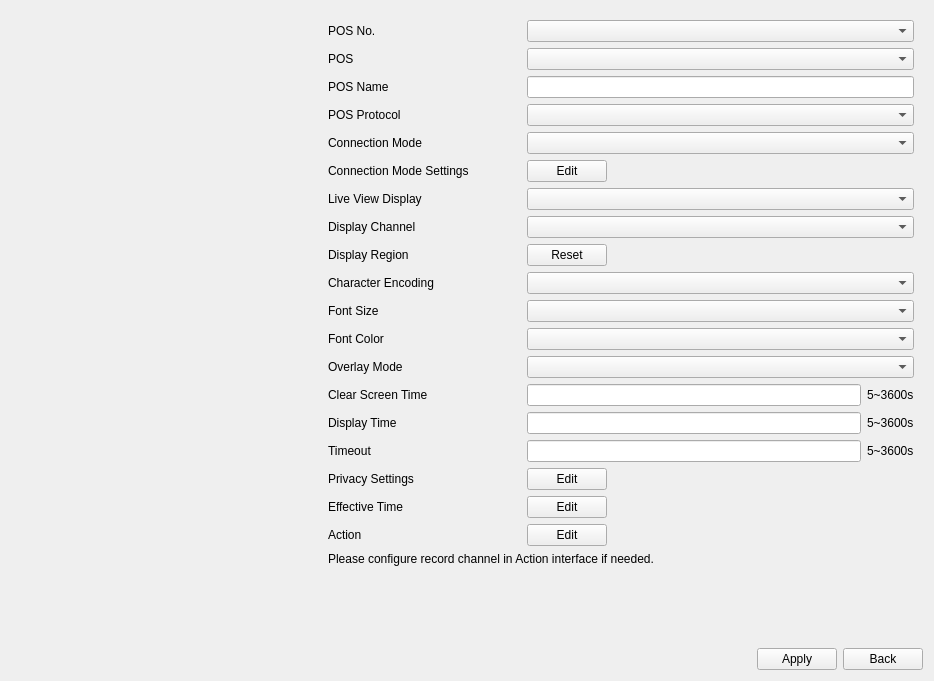
<?xml version="1.0" encoding="UTF-8"?>
<ui version="4.0">
 <class>PosSettings</class>
 <widget class="QWidget" name="PosSettings">
  <property name="geometry">
   <rect>
    <x>0</x>
    <y>0</y>
    <width>934</width>
    <height>681</height>
   </rect>
  </property>
  <property name="windowTitle">
   <string>Form</string>
  </property>
  <layout class="QVBoxLayout" name="verticalLayout_3">
   <item>
    <layout class="QHBoxLayout" name="horizontalLayout">
     <item>
      <widget class="QWidget" name="widgetLeft" native="true">
       <property name="sizePolicy">
        <sizepolicy hsizetype="Preferred" vsizetype="Expanding">
         <horstretch>1</horstretch>
         <verstretch>0</verstretch>
        </sizepolicy>
       </property>
       <layout class="QVBoxLayout" name="verticalLayout">
        <item>
         <widget class="CommonVideo" name="video" native="true"/>
        </item>
        <item>
         <widget class="QWidget" name="widget_3" native="true">
          <property name="sizePolicy">
           <sizepolicy hsizetype="Preferred" vsizetype="Preferred">
            <horstretch>1</horstretch>
            <verstretch>0</verstretch>
           </sizepolicy>
          </property>
         </widget>
        </item>
       </layout>
      </widget>
     </item>
     <item>
      <widget class="QWidget" name="widgetRight" native="true">
       <property name="sizePolicy">
        <sizepolicy hsizetype="Preferred" vsizetype="Preferred">
         <horstretch>2</horstretch>
         <verstretch>0</verstretch>
        </sizepolicy>
       </property>
       <layout class="QVBoxLayout" name="verticalLayout_2">
        <item>
         <widget class="QWidget" name="widgetSettings" native="true">
          <property name="sizePolicy">
           <sizepolicy hsizetype="Preferred" vsizetype="Preferred">
            <horstretch>2</horstretch>
            <verstretch>0</verstretch>
           </sizepolicy>
          </property>
          <layout class="QGridLayout" name="gridLayout">
           <property name="leftMargin">
            <number>0</number>
           </property>
           <property name="topMargin">
            <number>0</number>
           </property>
           <property name="rightMargin">
            <number>0</number>
           </property>
           <property name="bottomMargin">
            <number>0</number>
           </property>
           <item row="1" column="0">
            <widget class="QLabel" name="labelPos">
             <property name="sizePolicy">
              <sizepolicy hsizetype="Preferred" vsizetype="Preferred">
               <horstretch>1</horstretch>
               <verstretch>0</verstretch>
              </sizepolicy>
             </property>
             <property name="text">
              <string>POS</string>
             </property>
            </widget>
           </item>
           <item row="17" column="0">
            <widget class="QLabel" name="labelEffectiveTime">
             <property name="text">
              <string>Effective Time</string>
             </property>
            </widget>
           </item>
           <item row="3" column="1">
            <widget class="ComboBox" name="comboBoxPosProtocol">
             <property name="sizePolicy">
              <sizepolicy hsizetype="Preferred" vsizetype="Fixed">
               <horstretch>2</horstretch>
               <verstretch>0</verstretch>
              </sizepolicy>
             </property>
            </widget>
           </item>
           <item row="10" column="1">
            <widget class="ComboBox" name="comboBoxFontSize">
             <property name="sizePolicy">
              <sizepolicy hsizetype="Preferred" vsizetype="Fixed">
               <horstretch>2</horstretch>
               <verstretch>0</verstretch>
              </sizepolicy>
             </property>
            </widget>
           </item>
           <item row="12" column="0">
            <widget class="QLabel" name="labelOverlayMode">
             <property name="sizePolicy">
              <sizepolicy hsizetype="Preferred" vsizetype="Preferred">
               <horstretch>1</horstretch>
               <verstretch>0</verstretch>
              </sizepolicy>
             </property>
             <property name="text">
              <string>Overlay Mode</string>
             </property>
            </widget>
           </item>
           <item row="15" column="0">
            <widget class="QLabel" name="labelTimeout">
             <property name="sizePolicy">
              <sizepolicy hsizetype="Preferred" vsizetype="Preferred">
               <horstretch>1</horstretch>
               <verstretch>0</verstretch>
              </sizepolicy>
             </property>
             <property name="text">
              <string>Timeout</string>
             </property>
            </widget>
           </item>
           <item row="18" column="0">
            <widget class="QLabel" name="labelAction">
             <property name="text">
              <string>Action</string>
             </property>
            </widget>
           </item>
           <item row="4" column="1">
            <widget class="ComboBox" name="comboBoxConnectionMode">
             <property name="sizePolicy">
              <sizepolicy hsizetype="Preferred" vsizetype="Fixed">
               <horstretch>2</horstretch>
               <verstretch>0</verstretch>
              </sizepolicy>
             </property>
            </widget>
           </item>
           <item row="12" column="1">
            <widget class="ComboBox" name="comboBoxOverlayMode">
             <property name="sizePolicy">
              <sizepolicy hsizetype="Preferred" vsizetype="Fixed">
               <horstretch>2</horstretch>
               <verstretch>0</verstretch>
              </sizepolicy>
             </property>
            </widget>
           </item>
           <item row="9" column="1">
            <widget class="ComboBox" name="comboBoxCharacterEncoding">
             <property name="sizePolicy">
              <sizepolicy hsizetype="Preferred" vsizetype="Fixed">
               <horstretch>2</horstretch>
               <verstretch>0</verstretch>
              </sizepolicy>
             </property>
            </widget>
           </item>
           <item row="16" column="1">
            <widget class="QWidget" name="widget_5" native="true">
             <layout class="QHBoxLayout" name="horizontalLayout_4">
              <property name="leftMargin">
               <number>0</number>
              </property>
              <property name="topMargin">
               <number>0</number>
              </property>
              <property name="rightMargin">
               <number>0</number>
              </property>
              <property name="bottomMargin">
               <number>0</number>
              </property>
              <item>
               <widget class="MyPushButton" name="pushButtonPrivacySettingsEdit">
                <property name="text">
                 <string>Edit</string>
                </property>
               </widget>
              </item>
              <item>
               <spacer name="horizontalSpacer_4">
                <property name="orientation">
                 <enum>Qt::Horizontal</enum>
                </property>
                <property name="sizeHint" stdset="0">
                 <size>
                  <width>40</width>
                  <height>20</height>
                 </size>
                </property>
               </spacer>
              </item>
             </layout>
            </widget>
           </item>
           <item row="7" column="0">
            <widget class="QLabel" name="labelDisplayChannel">
             <property name="sizePolicy">
              <sizepolicy hsizetype="Preferred" vsizetype="Preferred">
               <horstretch>1</horstretch>
               <verstretch>0</verstretch>
              </sizepolicy>
             </property>
             <property name="text">
              <string>Display Channel</string>
             </property>
            </widget>
           </item>
           <item row="16" column="0">
            <widget class="QLabel" name="labelPrivacySettings">
             <property name="text">
              <string>Privacy Settings</string>
             </property>
            </widget>
           </item>
           <item row="4" column="0">
            <widget class="QLabel" name="labelConnectionMode">
             <property name="sizePolicy">
              <sizepolicy hsizetype="Preferred" vsizetype="Preferred">
               <horstretch>1</horstretch>
               <verstretch>0</verstretch>
              </sizepolicy>
             </property>
             <property name="text">
              <string>Connection Mode</string>
             </property>
            </widget>
           </item>
           <item row="7" column="1">
            <widget class="ComboBox" name="comboBoxDisplayChannel">
             <property name="sizePolicy">
              <sizepolicy hsizetype="Preferred" vsizetype="Fixed">
               <horstretch>2</horstretch>
               <verstretch>0</verstretch>
              </sizepolicy>
             </property>
            </widget>
           </item>
           <item row="1" column="1">
            <widget class="ComboBox" name="comboBoxPos">
             <property name="sizePolicy">
              <sizepolicy hsizetype="Preferred" vsizetype="Fixed">
               <horstretch>2</horstretch>
               <verstretch>0</verstretch>
              </sizepolicy>
             </property>
            </widget>
           </item>
           <item row="10" column="0">
            <widget class="QLabel" name="labelFontSize">
             <property name="sizePolicy">
              <sizepolicy hsizetype="Preferred" vsizetype="Preferred">
               <horstretch>1</horstretch>
               <verstretch>0</verstretch>
              </sizepolicy>
             </property>
             <property name="text">
              <string>Font Size</string>
             </property>
            </widget>
           </item>
           <item row="5" column="1">
            <widget class="QWidget" name="widgetConnectionModeSettings" native="true">
             <layout class="QHBoxLayout" name="horizontalLayout_7">
              <property name="leftMargin">
               <number>0</number>
              </property>
              <property name="topMargin">
               <number>0</number>
              </property>
              <property name="rightMargin">
               <number>0</number>
              </property>
              <property name="bottomMargin">
               <number>0</number>
              </property>
              <item>
               <widget class="MyPushButton" name="pushButtonConnectionModeSettingsEdit">
                <property name="text">
                 <string>Edit</string>
                </property>
               </widget>
              </item>
              <item>
               <spacer name="horizontalSpacer_5">
                <property name="orientation">
                 <enum>Qt::Horizontal</enum>
                </property>
                <property name="sizeHint" stdset="0">
                 <size>
                  <width>40</width>
                  <height>20</height>
                 </size>
                </property>
               </spacer>
              </item>
             </layout>
            </widget>
           </item>
           <item row="18" column="1">
            <widget class="QWidget" name="widget_6" native="true">
             <layout class="QHBoxLayout" name="horizontalLayout_6">
              <property name="leftMargin">
               <number>0</number>
              </property>
              <property name="topMargin">
               <number>0</number>
              </property>
              <property name="rightMargin">
               <number>0</number>
              </property>
              <property name="bottomMargin">
               <number>0</number>
              </property>
              <item>
               <widget class="MyPushButton" name="pushButtonActionEdit">
                <property name="text">
                 <string>Edit</string>
                </property>
               </widget>
              </item>
              <item>
               <spacer name="horizontalSpacer_3">
                <property name="orientation">
                 <enum>Qt::Horizontal</enum>
                </property>
                <property name="sizeHint" stdset="0">
                 <size>
                  <width>40</width>
                  <height>20</height>
                 </size>
                </property>
               </spacer>
              </item>
             </layout>
            </widget>
           </item>
           <item row="6" column="1">
            <widget class="ComboBox" name="comboBoxLiveViewDisplay">
             <property name="sizePolicy">
              <sizepolicy hsizetype="Preferred" vsizetype="Fixed">
               <horstretch>2</horstretch>
               <verstretch>0</verstretch>
              </sizepolicy>
             </property>
            </widget>
           </item>
           <item row="2" column="1">
            <widget class="MyLineEdit" name="lineEditPosName"/>
           </item>
           <item row="17" column="1">
            <widget class="QWidget" name="widget_2" native="true">
             <layout class="QHBoxLayout" name="horizontalLayout_5">
              <property name="leftMargin">
               <number>0</number>
              </property>
              <property name="topMargin">
               <number>0</number>
              </property>
              <property name="rightMargin">
               <number>0</number>
              </property>
              <property name="bottomMargin">
               <number>0</number>
              </property>
              <item>
               <widget class="MyPushButton" name="pushButtonEffectiveTimeEdit">
                <property name="text">
                 <string>Edit</string>
                </property>
               </widget>
              </item>
              <item>
               <spacer name="horizontalSpacer_2">
                <property name="orientation">
                 <enum>Qt::Horizontal</enum>
                </property>
                <property name="sizeHint" stdset="0">
                 <size>
                  <width>40</width>
                  <height>20</height>
                 </size>
                </property>
               </spacer>
              </item>
             </layout>
            </widget>
           </item>
           <item row="9" column="0">
            <widget class="QLabel" name="labelCharacterEncoding">
             <property name="sizePolicy">
              <sizepolicy hsizetype="Preferred" vsizetype="Preferred">
               <horstretch>1</horstretch>
               <verstretch>0</verstretch>
              </sizepolicy>
             </property>
             <property name="text">
              <string>Character Encoding</string>
             </property>
            </widget>
           </item>
           <item row="8" column="1">
            <widget class="QWidget" name="widget_4" native="true">
             <layout class="QHBoxLayout" name="horizontalLayout_8">
              <property name="leftMargin">
               <number>0</number>
              </property>
              <property name="topMargin">
               <number>0</number>
              </property>
              <property name="rightMargin">
               <number>0</number>
              </property>
              <property name="bottomMargin">
               <number>0</number>
              </property>
              <item>
               <widget class="MyPushButton" name="pushButtonDisplayRegionReset">
                <property name="text">
                 <string>Reset</string>
                </property>
               </widget>
              </item>
              <item>
               <spacer name="horizontalSpacer_6">
                <property name="orientation">
                 <enum>Qt::Horizontal</enum>
                </property>
                <property name="sizeHint" stdset="0">
                 <size>
                  <width>40</width>
                  <height>20</height>
                 </size>
                </property>
               </spacer>
              </item>
             </layout>
            </widget>
           </item>
           <item row="5" column="0">
            <widget class="QLabel" name="labelConnectionModeSettings">
             <property name="sizePolicy">
              <sizepolicy hsizetype="Preferred" vsizetype="Preferred">
               <horstretch>1</horstretch>
               <verstretch>0</verstretch>
              </sizepolicy>
             </property>
             <property name="text">
              <string>Connection Mode Settings</string>
             </property>
            </widget>
           </item>
           <item row="2" column="0">
            <widget class="QLabel" name="labelPosName">
             <property name="sizePolicy">
              <sizepolicy hsizetype="Preferred" vsizetype="Preferred">
               <horstretch>1</horstretch>
               <verstretch>0</verstretch>
              </sizepolicy>
             </property>
             <property name="text">
              <string>POS Name</string>
             </property>
            </widget>
           </item>
           <item row="11" column="1">
            <widget class="ComboBox" name="comboBoxFontColor">
             <property name="sizePolicy">
              <sizepolicy hsizetype="Preferred" vsizetype="Fixed">
               <horstretch>2</horstretch>
               <verstretch>0</verstretch>
              </sizepolicy>
             </property>
            </widget>
           </item>
           <item row="8" column="0">
            <widget class="QLabel" name="labelDisplayRegion">
             <property name="sizePolicy">
              <sizepolicy hsizetype="Preferred" vsizetype="Preferred">
               <horstretch>1</horstretch>
               <verstretch>0</verstretch>
              </sizepolicy>
             </property>
             <property name="text">
              <string>Display Region</string>
             </property>
            </widget>
           </item>
           <item row="0" column="0">
            <widget class="QLabel" name="labelPosNo">
             <property name="sizePolicy">
              <sizepolicy hsizetype="Preferred" vsizetype="Preferred">
               <horstretch>1</horstretch>
               <verstretch>0</verstretch>
              </sizepolicy>
             </property>
             <property name="text">
              <string>POS No.</string>
             </property>
            </widget>
           </item>
           <item row="11" column="0">
            <widget class="QLabel" name="labelFontColor">
             <property name="sizePolicy">
              <sizepolicy hsizetype="Preferred" vsizetype="Preferred">
               <horstretch>1</horstretch>
               <verstretch>0</verstretch>
              </sizepolicy>
             </property>
             <property name="text">
              <string>Font Color</string>
             </property>
            </widget>
           </item>
           <item row="3" column="0">
            <widget class="QLabel" name="labelPosProtocol">
             <property name="sizePolicy">
              <sizepolicy hsizetype="Preferred" vsizetype="Preferred">
               <horstretch>1</horstretch>
               <verstretch>0</verstretch>
              </sizepolicy>
             </property>
             <property name="text">
              <string>POS Protocol</string>
             </property>
            </widget>
           </item>
           <item row="14" column="0">
            <widget class="QLabel" name="labelDisplayTime">
             <property name="sizePolicy">
              <sizepolicy hsizetype="Preferred" vsizetype="Preferred">
               <horstretch>1</horstretch>
               <verstretch>0</verstretch>
              </sizepolicy>
             </property>
             <property name="text">
              <string>Display Time</string>
             </property>
            </widget>
           </item>
           <item row="6" column="0">
            <widget class="QLabel" name="labelLiveViewDisplay">
             <property name="sizePolicy">
              <sizepolicy hsizetype="Preferred" vsizetype="Preferred">
               <horstretch>1</horstretch>
               <verstretch>0</verstretch>
              </sizepolicy>
             </property>
             <property name="text">
              <string>Live View Display</string>
             </property>
            </widget>
           </item>
           <item row="0" column="1">
            <widget class="ComboBox" name="comboBoxPosNo">
             <property name="sizePolicy">
              <sizepolicy hsizetype="Preferred" vsizetype="Fixed">
               <horstretch>2</horstretch>
               <verstretch>0</verstretch>
              </sizepolicy>
             </property>
            </widget>
           </item>
           <item row="13" column="0">
            <widget class="QLabel" name="labelClearScreenTime">
             <property name="sizePolicy">
              <sizepolicy hsizetype="Preferred" vsizetype="Preferred">
               <horstretch>1</horstretch>
               <verstretch>0</verstretch>
              </sizepolicy>
             </property>
             <property name="text">
              <string>Clear Screen Time</string>
             </property>
            </widget>
           </item>
           <item row="13" column="1">
            <widget class="QWidget" name="widgetClearScreenTime" native="true">
             <layout class="QHBoxLayout" name="horizontalLayout_11">
              <property name="leftMargin">
               <number>0</number>
              </property>
              <property name="topMargin">
               <number>0</number>
              </property>
              <property name="rightMargin">
               <number>0</number>
              </property>
              <property name="bottomMargin">
               <number>0</number>
              </property>
              <item>
               <widget class="LineEditDigit" name="lineEditClearScreenTime"/>
              </item>
              <item>
               <widget class="BlueLabel" name="label_16">
                <property name="text">
                 <string>5~3600s</string>
                </property>
               </widget>
              </item>
             </layout>
            </widget>
           </item>
           <item row="14" column="1">
            <widget class="QWidget" name="widgetDisplayTime" native="true">
             <layout class="QHBoxLayout" name="horizontalLayout_9">
              <property name="leftMargin">
               <number>0</number>
              </property>
              <property name="topMargin">
               <number>0</number>
              </property>
              <property name="rightMargin">
               <number>0</number>
              </property>
              <property name="bottomMargin">
               <number>0</number>
              </property>
              <item>
               <widget class="LineEditDigit" name="lineEditDisplayTime"/>
              </item>
              <item>
               <widget class="BlueLabel" name="label_15">
                <property name="text">
                 <string>5~3600s</string>
                </property>
               </widget>
              </item>
             </layout>
            </widget>
           </item>
           <item row="15" column="1">
            <widget class="QWidget" name="widgetTimeout" native="true">
             <layout class="QHBoxLayout" name="horizontalLayout_10">
              <property name="leftMargin">
               <number>0</number>
              </property>
              <property name="topMargin">
               <number>0</number>
              </property>
              <property name="rightMargin">
               <number>0</number>
              </property>
              <property name="bottomMargin">
               <number>0</number>
              </property>
              <item>
               <widget class="LineEditDigit" name="lineEditTimeout"/>
              </item>
              <item>
               <widget class="BlueLabel" name="label_17">
                <property name="text">
                 <string>5~3600s</string>
                </property>
               </widget>
              </item>
             </layout>
            </widget>
           </item>
          </layout>
         </widget>
        </item>
        <item>
         <widget class="BlueLabel" name="labelNote">
          <property name="text">
           <string>Please configure record channel in Action interface if needed.</string>
          </property>
         </widget>
        </item>
        <item>
         <spacer name="verticalSpacer">
          <property name="orientation">
           <enum>Qt::Vertical</enum>
          </property>
          <property name="sizeHint" stdset="0">
           <size>
            <width>20</width>
            <height>253</height>
           </size>
          </property>
         </spacer>
        </item>
       </layout>
      </widget>
     </item>
    </layout>
   </item>
   <item>
    <layout class="QHBoxLayout" name="horizontalLayout_3">
     <item>
      <widget class="WidgetMessage" name="widgetMessage" native="true"/>
     </item>
     <item>
      <spacer name="horizontalSpacer">
       <property name="orientation">
        <enum>Qt::Horizontal</enum>
       </property>
       <property name="sizeHint" stdset="0">
        <size>
         <width>40</width>
         <height>20</height>
        </size>
       </property>
      </spacer>
     </item>
     <item>
      <widget class="MyPushButton" name="pushButtonApply">
       <property name="text">
        <string>Apply</string>
       </property>
      </widget>
     </item>
     <item>
      <widget class="MyPushButton" name="pushButtonBack">
       <property name="text">
        <string>Back</string>
       </property>
      </widget>
     </item>
    </layout>
   </item>
  </layout>
 </widget>
 <customwidgets>
  <customwidget>
   <class>MyPushButton</class>
   <extends>QPushButton</extends>
   <header>mypushbutton.h</header>
  </customwidget>
  <customwidget>
   <class>MyLineEdit</class>
   <extends>QLineEdit</extends>
   <header>mylineedit.h</header>
  </customwidget>
  <customwidget>
   <class>ComboBox</class>
   <extends>QComboBox</extends>
   <header>combobox.h</header>
  </customwidget>
  <customwidget>
   <class>WidgetMessage</class>
   <extends>QWidget</extends>
   <header>widgetmessage.h</header>
   <container>1</container>
  </customwidget>
  <customwidget>
   <class>CommonVideo</class>
   <extends>QWidget</extends>
   <header>commonvideo.h</header>
   <container>1</container>
  </customwidget>
  <customwidget>
   <class>BlueLabel</class>
   <extends>QLabel</extends>
   <header>bluelabel.h</header>
  </customwidget>
  <customwidget>
   <class>LineEditDigit</class>
   <extends>QLineEdit</extends>
   <header>LineEditDigit.h</header>
  </customwidget>
 </customwidgets>
 <resources/>
 <connections/>
</ui>
